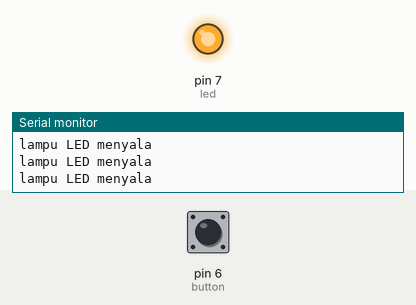
The sketch below on a simulated Arduino Uno, built with avr-gcc and run on an emulated ATmega328P. On the bench: output pins drawn as LEDs (lit = HIGH), the last lines printed to the serial monitor. Dashed ring = blinking. The test bench sets the inputs (shaded band); at power-on: pin 6 (button) HIGH.

Above: at 1.2 s.
1.3 s: pin 6 (button) pulled LOW for 0.15 s
At 1.4 s:
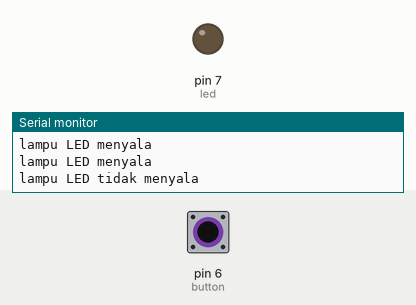
2.9 s: pin 6 (button) pulled LOW for 0.15 s
At 3.7 s:
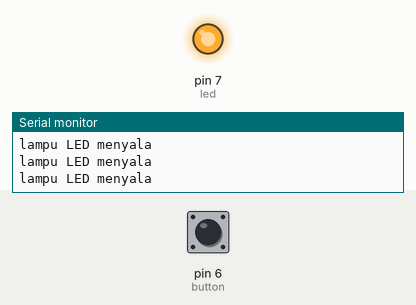
6.0 s: pin 6 (button) pulsed LOW 2 times (0.12 s each, 0.3 s apart)
At 6.22 s:
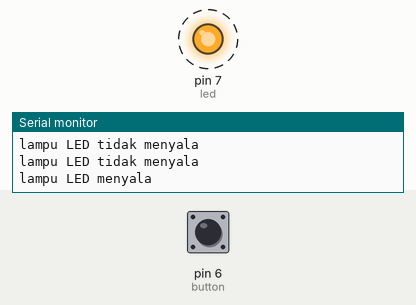
9.6 s: pin 6 (button) pulsed LOW 5 times (0.12 s each, 0.3 s apart)
At 11.5 s:
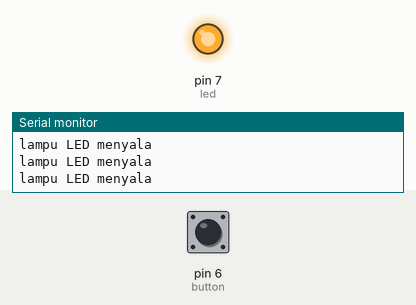
14.1 s: pin 6 (button) pulled LOW for 1 s
At 14.9 s:
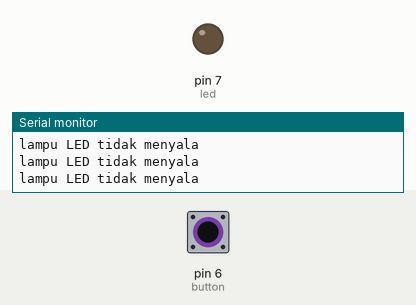
Timing chart, 0 to 17.1 s (numbered marks = the images above; inputs shaded):
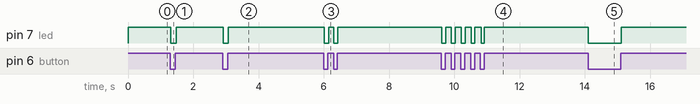

The sketch:

Tugas_Prak_MCU_1.1_pushButtonFIX.ino
```cpp
int button= 6;
int nilaitombol;
int count;
int led= 7;

void setup() {
Serial.begin(9600);
  pinMode(button, INPUT_PULLUP);
  pinMode(led, OUTPUT);
}

void loop() {
  nilaitombol= digitalRead(button);

  if (nilaitombol == 1){
      digitalWrite(led, HIGH);
      Serial.println("lampu LED menyala");

    }
   else {
      digitalWrite(led, LOW);
      Serial.println("lampu LED tidak menyala");

    }
  }
```

Measured:
- after the input at 1.3 s, pin 7 (led): HIGH → LOW at once, → HIGH 0.16 s later
- after the input at 2.9 s, pin 7 (led): HIGH → LOW at once, → HIGH 0.16 s later
- after the input at 6.0 s, pin 7 (led): alternates HIGH for 0.16 s and LOW for 0.13 s, 4 changes in all, then stays HIGH, starting at once
- after the input at 9.6 s, pin 7 (led): alternates HIGH for 0.18 s and LOW for 0.13 s, 10 changes in all, then stays HIGH, starting at once
- after the input at 14.1 s, pin 7 (led): HIGH → LOW at once, → HIGH 1.0 s later
